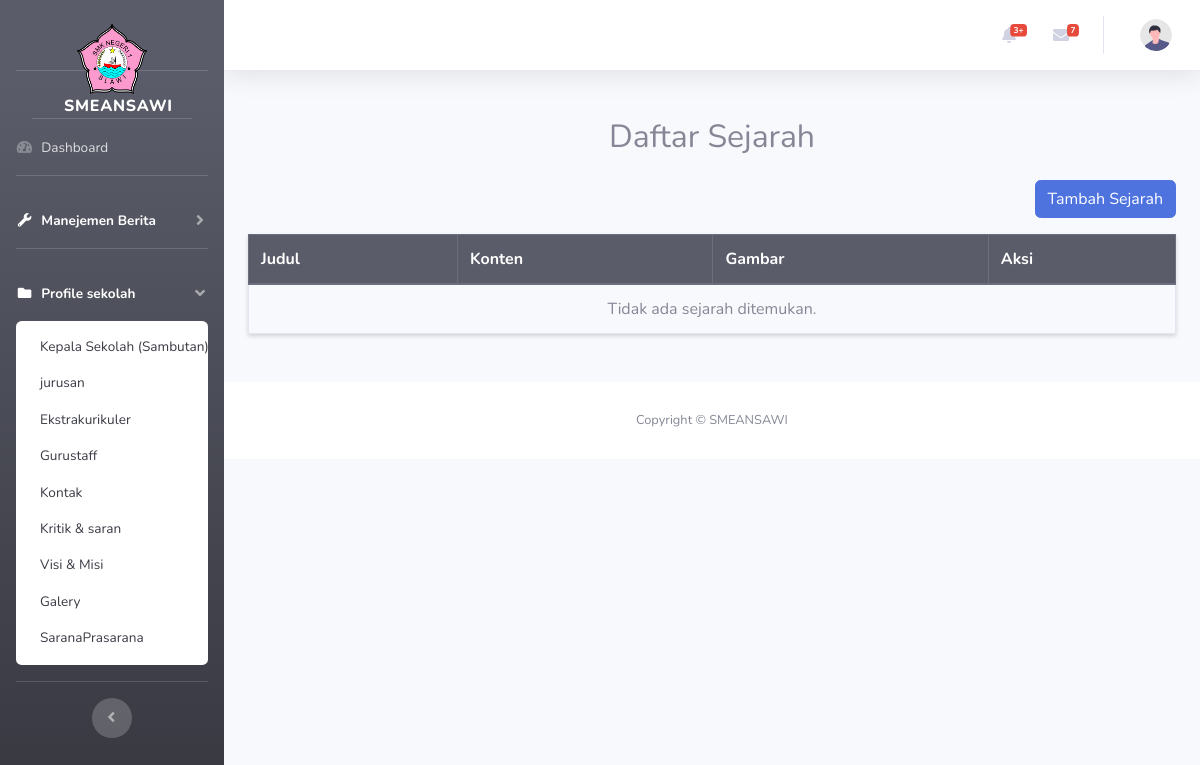
The app's page /index.php/sejarah, older data.
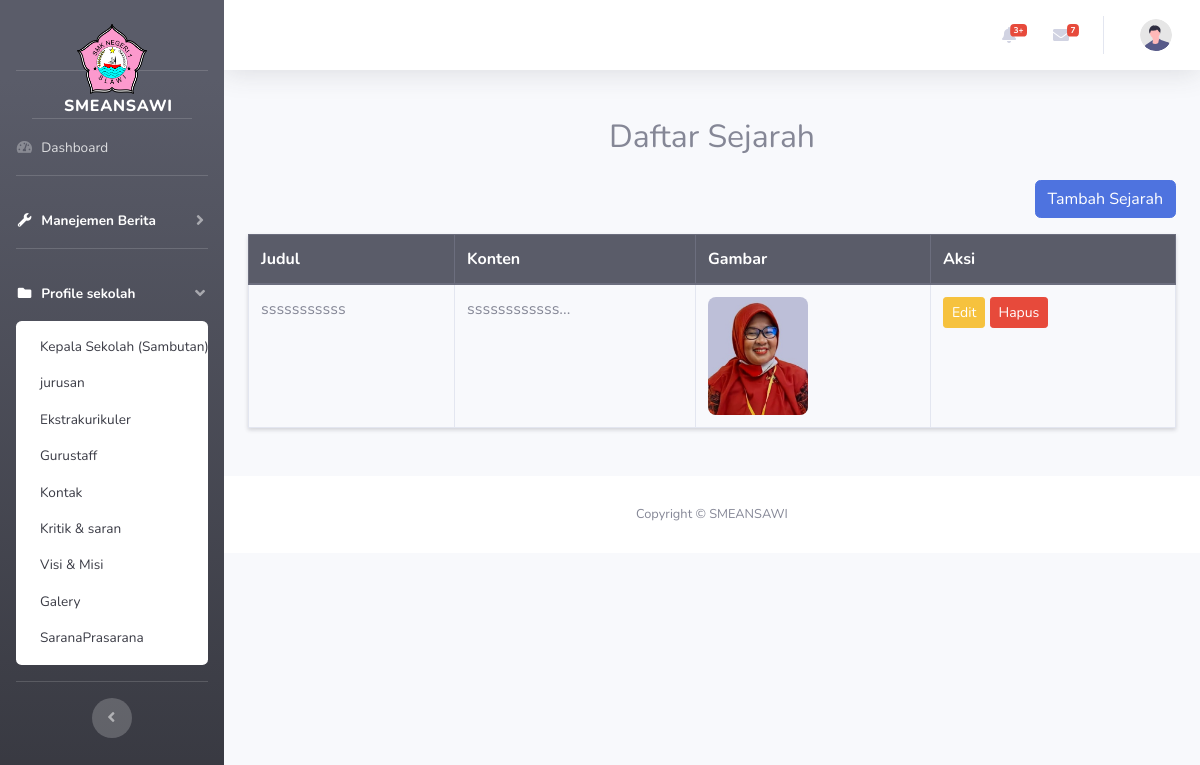
The same page, newer data.
### tables this page shows
CREATE TABLE `sejarah` (
  `id` int NOT NULL,
  `judul` varchar(255) NOT NULL,
  `konten` text NOT NULL,
  `gambar` varchar(255) DEFAULT NULL,
  `user_id` int DEFAULT NULL
);

### application/controllers/Sejarah.php (called while the page is built, shortened)
<?php
class Sejarah extends CI_Controller
{
    public function __construct()
    {
        $this->load->model('Sejarah_model');
        $this->load->library('upload');
    }
    public function index()
    {
        $data['sejarah'] = $this->Sejarah_model->get_all();
        $this->load->view('admin/header', $data);
        $this->load->view('admin/sidebar');
        $this->load->view('admin/sejarah/sejarah_list', $data);
        $this->load->view('admin/footer');
    }
}

### index.php (called while the page is built, shortened)
<?php
require_once BASEPATH.'core/CodeIgniter.php';

### application/models/Sejarah_model.php (called while the page is built, shortened)
<?php
class Sejarah_model extends CI_Model
{
    public function get_all()
    {
        return $this->db->get('sejarah')->result_array();
    }
}

### application/views/admin/sejarah/sejarah_list.php (the view)
<div class="container-fluid px-4 my-5">
    <h2 class="text-center mb-4">Daftar Sejarah</h2>
    <div class="d-flex justify-content-end mb-3">
        <a href="<?= base_url('sejarah/create'); ?>" class="btn btn-primary">Tambah Sejarah</a>
    </div>
    <table class="table table-hover table-bordered shadow-sm">
        <thead class="thead-dark">
            <tr>
                <th>Judul</th>
                <th>Konten</th>
                <th>Gambar</th>
                <th>Aksi</th>
            </tr>
        </thead>
        <tbody>
            <?php if (!empty($sejarah)): ?>
                <?php foreach ($sejarah as $item): ?>
                    <tr>
                        <td><?= $item['judul']; ?></td>
                        <td><?= substr($item['konten'], 0, 50) . '...'; ?></td>
                        <td>
                            <?php if ($item['gambar']): ?>
                                <img src="<?= base_url('uploads/' . $item['gambar']); ?>" width="100" alt="<?= $item['judul']; ?>" style="border-radius: 8px;">
                            <?php else: ?>
                                <span class="text-muted">No Image</span>
                            <?php endif; ?>
                        </td>
                        <td>
                            <a href="<?= base_url('sejarah/edit/' . $item['id']); ?>" class="btn btn-warning btn-sm">Edit</a>
                            <a href="<?= base_url('sejarah/delete/' . $item['id']); ?>" class="btn btn-danger btn-sm" onclick="return confirm('Yakin ingin menghapus?');">Hapus</a>
                        </td>
                    </tr>
                <?php endforeach; ?>
            <?php else: ?>
                <tr>
                    <td colspan="4" class="text-center text-muted">Tidak ada sejarah ditemukan.</td>
                </tr>
            <?php endif; ?>
        </tbody>
    </table>
</div>

Row changes from the older to the newer data that the page shows:
added sejarah: judul "sssssssssss", konten "ssssssssssss", gambar (picture)
Text that changed along with them:
text no longer shown: "Tidak ada sejarah ditemukan."
